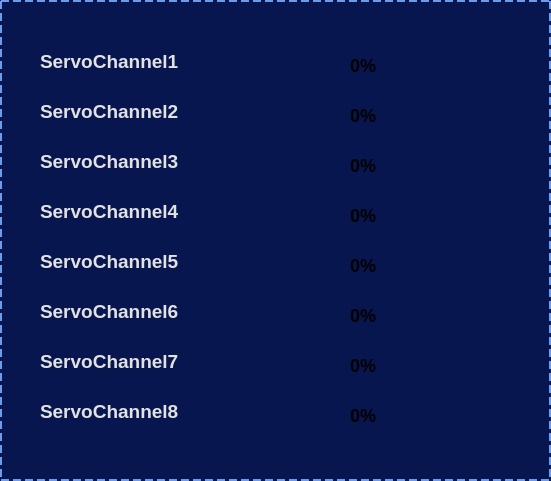
   <widget class="QFrame" name="frame_59">
    <property name="geometry">
     <rect>
      <x>0</x>
      <y>460</y>
      <width>551</width>
      <height>481</height>
     </rect>
    </property>
    <property name="styleSheet">
     <string notr="true">background-color:rgb(7, 22, 79);
border:2px dashed rgb(109, 156, 237);
</string>
    </property>
    <property name="frameShape">
     <enum>QFrame::StyledPanel</enum>
    </property>
    <property name="frameShadow">
     <enum>QFrame::Raised</enum>
    </property>
    <widget class="QWidget" name="widget_40" native="true">
     <property name="geometry">
      <rect>
       <x>20</x>
       <y>30</y>
       <width>481</width>
       <height>401</height>
      </rect>
     </property>
     <property name="styleSheet">
      <string notr="true">border:none;</string>
     </property>
     <widget class="ProgressThree" name="progressThree_3">
      <property name="geometry">
       <rect>
        <x>210</x>
        <y>120</y>
        <width>300</width>
        <height>30</height>
       </rect>
      </property>
      <property name="value1">
       <number>100</number>
      </property>
      <property name="value2">
       <number>100</number>
      </property>
      <property name="value3">
       <number>0</number>
      </property>
      <property name="color1">
       <color>
        <red>0</red>
        <green>255</green>
        <blue>0</blue>
       </color>
      </property>
      <property name="color2">
       <color>
        <red>255</red>
        <green>255</green>
        <blue>255</blue>
       </color>
      </property>
     </widget>
     <widget class="ProgressThree" name="progressThree_2">
      <property name="geometry">
       <rect>
        <x>210</x>
        <y>70</y>
        <width>300</width>
        <height>30</height>
       </rect>
      </property>
      <property name="value1">
       <number>100</number>
      </property>
      <property name="value2">
       <number>100</number>
      </property>
      <property name="value3">
       <number>0</number>
      </property>
      <property name="color1">
       <color>
        <red>0</red>
        <green>255</green>
        <blue>0</blue>
       </color>
      </property>
      <property name="color2">
       <color>
        <red>255</red>
        <green>255</green>
        <blue>255</blue>
       </color>
      </property>
     </widget>
     <widget class="ProgressThree" name="progressThree_6">
      <property name="geometry">
       <rect>
        <x>210</x>
        <y>270</y>
        <width>300</width>
        <height>30</height>
       </rect>
      </property>
      <property name="value1">
       <number>100</number>
      </property>
      <property name="value2">
       <number>100</number>
      </property>
      <property name="value3">
       <number>0</number>
      </property>
      <property name="color1">
       <color>
        <red>0</red>
        <green>255</green>
        <blue>0</blue>
       </color>
      </property>
      <property name="color2">
       <color>
        <red>255</red>
        <green>255</green>
        <blue>255</blue>
       </color>
      </property>
     </widget>
     <widget class="QLabel" name="servoChannel_6">
      <property name="geometry">
       <rect>
        <x>330</x>
        <y>270</y>
        <width>50</width>
        <height>30</height>
       </rect>
      </property>
      <property name="styleSheet">
       <string notr="true">background-color:transparent;
color:black;
font-weight:700;
font-size:18px;</string>
      </property>
      <property name="text">
       <string>0%</string>
      </property>
     </widget>
     <widget class="ProgressThree" name="progressThree_7">
      <property name="geometry">
       <rect>
        <x>210</x>
        <y>320</y>
        <width>300</width>
        <height>30</height>
       </rect>
      </property>
      <property name="value1">
       <number>100</number>
      </property>
      <property name="value2">
       <number>100</number>
      </property>
      <property name="value3">
       <number>0</number>
      </property>
      <property name="color1">
       <color>
        <red>0</red>
        <green>255</green>
        <blue>0</blue>
       </color>
      </property>
      <property name="color2">
       <color>
        <red>255</red>
        <green>255</green>
        <blue>255</blue>
       </color>
      </property>
     </widget>
     <widget class="ProgressThree" name="progressThree_1">
      <property name="geometry">
       <rect>
        <x>210</x>
        <y>20</y>
        <width>300</width>
        <height>30</height>
       </rect>
      </property>
      <property name="value1">
       <number>100</number>
      </property>
      <property name="value2">
       <number>100</number>
      </property>
      <property name="value3">
       <number>0</number>
      </property>
      <property name="color1">
       <color>
        <red>0</red>
        <green>255</green>
        <blue>0</blue>
       </color>
      </property>
      <property name="color2">
       <color>
        <red>255</red>
        <green>255</green>
        <blue>255</blue>
       </color>
      </property>
     </widget>
     <widget class="ProgressThree" name="progressThree_4">
      <property name="geometry">
       <rect>
        <x>210</x>
        <y>170</y>
        <width>300</width>
        <height>30</height>
       </rect>
      </property>
      <property name="value1">
       <number>100</number>
      </property>
      <property name="value2">
       <number>100</number>
      </property>
      <property name="value3">
       <number>0</number>
      </property>
      <property name="color1">
       <color>
        <red>0</red>
        <green>255</green>
        <blue>0</blue>
       </color>
      </property>
      <property name="color2">
       <color>
        <red>255</red>
        <green>255</green>
        <blue>255</blue>
       </color>
      </property>
     </widget>
     <widget class="ProgressThree" name="progressThree_5">
      <property name="geometry">
       <rect>
        <x>210</x>
        <y>220</y>
        <width>300</width>
        <height>30</height>
       </rect>
      </property>
      <property name="value1">
       <number>100</number>
      </property>
      <property name="value2">
       <number>100</number>
      </property>
      <property name="value3">
       <number>0</number>
      </property>
      <property name="color1">
       <color>
        <red>0</red>
        <green>255</green>
        <blue>0</blue>
       </color>
      </property>
      <property name="color2">
       <color>
        <red>255</red>
        <green>255</green>
        <blue>255</blue>
       </color>
      </property>
     </widget>
     <widget class="QLabel" name="servoChannel_2">
      <property name="geometry">
       <rect>
        <x>330</x>
        <y>70</y>
        <width>50</width>
        <height>30</height>
       </rect>
      </property>
      <property name="styleSheet">
       <string notr="true">background-color:transparent;
color:black;
font-weight:700;
font-size:18px;</string>
      </property>
      <property name="text">
       <string>0%</string>
      </property>
     </widget>
     <widget class="QLabel" name="servoChannel_3">
      <property name="geometry">
       <rect>
        <x>330</x>
        <y>120</y>
        <width>50</width>
        <height>30</height>
       </rect>
      </property>
      <property name="styleSheet">
       <string notr="true">background-color:transparent;
color:black;
font-weight:700;
font-size:18px;</string>
      </property>
      <property name="text">
       <string>0%</string>
      </property>
     </widget>
     <widget class="QLabel" name="servoChannel_4">
      <property name="geometry">
       <rect>
        <x>330</x>
        <y>170</y>
        <width>50</width>
        <height>30</height>
       </rect>
      </property>
      <property name="styleSheet">
       <string notr="true">background-color:transparent;
color:black;
font-weight:700;
font-size:18px;</string>
      </property>
      <property name="text">
       <string>0%</string>
      </property>
     </widget>
     <widget class="QLabel" name="servoChannel_5">
      <property name="geometry">
       <rect>
        <x>330</x>
        <y>220</y>
        <width>50</width>
        <height>30</height>
       </rect>
      </property>
      <property name="styleSheet">
       <string notr="true">background-color:transparent;
color:black;
font-weight:700;
font-size:18px;</string>
      </property>
      <property name="text">
       <string>0%</string>
      </property>
     </widget>
     <widget class="ProgressThree" name="progressThree_8">
      <property name="geometry">
       <rect>
        <x>210</x>
        <y>370</y>
        <width>300</width>
        <height>30</height>
       </rect>
      </property>
      <property name="value1">
       <number>100</number>
      </property>
      <property name="value2">
       <number>100</number>
      </property>
      <property name="value3">
       <number>0</number>
      </property>
      <property name="color1">
       <color>
        <red>0</red>
        <green>255</green>
        <blue>0</blue>
       </color>
      </property>
      <property name="color2">
       <color>
        <red>255</red>
        <green>255</green>
        <blue>255</blue>
       </color>
      </property>
     </widget>
     <widget class="QLabel" name="servoChannel_7">
      <property name="geometry">
       <rect>
        <x>330</x>
        <y>320</y>
        <width>50</width>
        <height>30</height>
       </rect>
      </property>
      <property name="styleSheet">
       <string notr="true">background-color:transparent;
color:black;
font-weight:700;
font-size:18px;</string>
      </property>
      <property name="text">
       <string>0%</string>
      </property>
     </widget>
     <widget class="QLabel" name="servoChannel_8">
      <property name="geometry">
       <rect>
        <x>330</x>
        <y>370</y>
        <width>50</width>
        <height>30</height>
       </rect>
      </property>
      <property name="styleSheet">
       <string notr="true">background-color:transparent;
color:black;
font-weight:700;
font-size:18px;</string>
      </property>
      <property name="text">
       <string>0%</string>
      </property>
     </widget>
     <widget class="QLabel" name="servoChannel_1">
      <property name="geometry">
       <rect>
        <x>330</x>
        <y>20</y>
        <width>50</width>
        <height>30</height>
       </rect>
      </property>
      <property name="styleSheet">
       <string notr="true">background-color:transparent;
color:black;
font-weight:700;
font-size:18px;</string>
      </property>
      <property name="text">
       <string>0%</string>
      </property>
     </widget>
     <widget class="QLabel" name="channel_9">
      <property name="geometry">
       <rect>
        <x>20</x>
        <y>10</y>
        <width>181</width>
        <height>42</height>
       </rect>
      </property>
      <property name="font">
       <font>
        <pointsize>14</pointsize>
        <bold>true</bold>
       </font>
      </property>
      <property name="styleSheet">
       <string notr="true">color:rgb(226,226,226)</string>
      </property>
      <property name="text">
       <string>ServoChannel1</string>
      </property>
     </widget>
     <widget class="QLabel" name="channel_10">
      <property name="geometry">
       <rect>
        <x>20</x>
        <y>60</y>
        <width>181</width>
        <height>42</height>
       </rect>
      </property>
      <property name="font">
       <font>
        <pointsize>14</pointsize>
        <bold>true</bold>
       </font>
      </property>
      <property name="styleSheet">
       <string notr="true">color:rgb(226,226,226)</string>
      </property>
      <property name="text">
       <string>ServoChannel2</string>
      </property>
     </widget>
     <widget class="QLabel" name="channel_11">
      <property name="geometry">
       <rect>
        <x>20</x>
        <y>110</y>
        <width>181</width>
        <height>42</height>
       </rect>
      </property>
      <property name="font">
       <font>
        <pointsize>14</pointsize>
        <bold>true</bold>
       </font>
      </property>
      <property name="styleSheet">
       <string notr="true">color:rgb(226,226,226)</string>
      </property>
      <property name="text">
       <string>ServoChannel3</string>
      </property>
     </widget>
     <widget class="QLabel" name="channel_12">
      <property name="geometry">
       <rect>
        <x>20</x>
        <y>160</y>
        <width>181</width>
        <height>42</height>
       </rect>
      </property>
      <property name="font">
       <font>
        <pointsize>14</pointsize>
        <bold>true</bold>
       </font>
      </property>
      <property name="styleSheet">
       <string notr="true">color:rgb(226,226,226)</string>
      </property>
      <property name="text">
       <string>ServoChannel4</string>
      </property>
     </widget>
     <widget class="QLabel" name="channel_13">
      <property name="geometry">
       <rect>
        <x>20</x>
        <y>210</y>
        <width>181</width>
        <height>42</height>
       </rect>
      </property>
      <property name="font">
       <font>
        <pointsize>14</pointsize>
        <bold>true</bold>
       </font>
      </property>
      <property name="styleSheet">
       <string notr="true">color:rgb(226,226,226)</string>
      </property>
      <property name="text">
       <string>ServoChannel5</string>
      </property>
     </widget>
     <widget class="QLabel" name="channel_14">
      <property name="geometry">
       <rect>
        <x>20</x>
        <y>260</y>
        <width>181</width>
        <height>42</height>
       </rect>
      </property>
      <property name="font">
       <font>
        <pointsize>14</pointsize>
        <bold>true</bold>
       </font>
      </property>
      <property name="styleSheet">
       <string notr="true">color:rgb(226,226,226)</string>
      </property>
      <property name="text">
       <string>ServoChannel6</string>
      </property>
     </widget>
     <widget class="QLabel" name="channel_15">
      <property name="geometry">
       <rect>
        <x>20</x>
        <y>310</y>
        <width>181</width>
        <height>42</height>
       </rect>
      </property>
      <property name="font">
       <font>
        <pointsize>14</pointsize>
        <bold>true</bold>
       </font>
      </property>
      <property name="styleSheet">
       <string notr="true">color:rgb(226,226,226)</string>
      </property>
      <property name="text">
       <string>ServoChannel7</string>
      </property>
     </widget>
     <widget class="QLabel" name="channel_16">
      <property name="geometry">
       <rect>
        <x>20</x>
        <y>360</y>
        <width>181</width>
        <height>42</height>
       </rect>
      </property>
      <property name="font">
       <font>
        <pointsize>14</pointsize>
        <bold>true</bold>
       </font>
      </property>
      <property name="styleSheet">
       <string notr="true">color:rgb(226,226,226)</string>
      </property>
      <property name="text">
       <string>ServoChannel8</string>
      </property>
     </widget>
    </widget>
   </widget>
